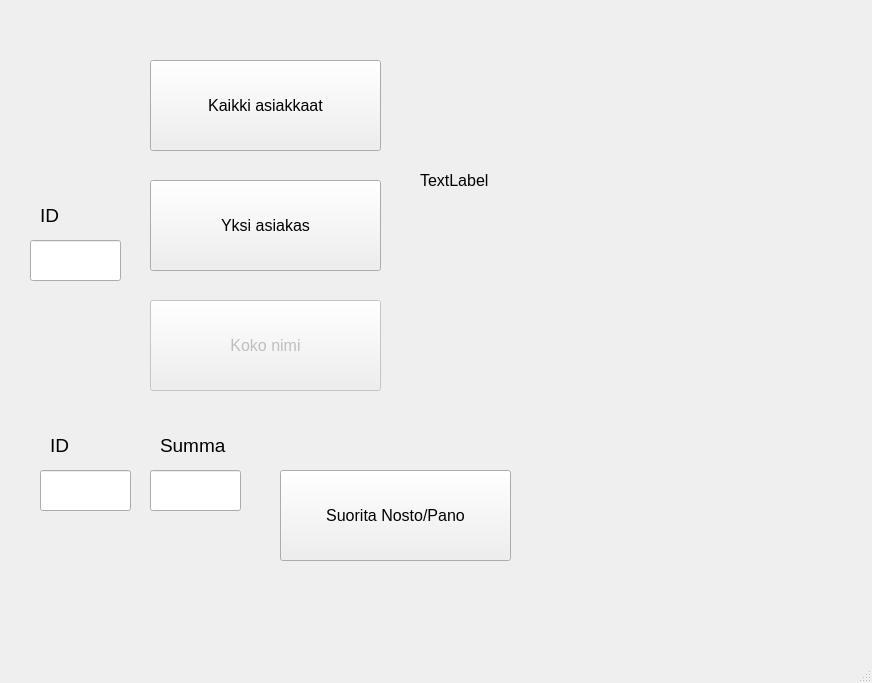
<?xml version="1.0" encoding="UTF-8"?>
<ui version="4.0">
 <class>MainWindow</class>
 <widget class="QMainWindow" name="MainWindow">
  <property name="geometry">
   <rect>
    <x>0</x>
    <y>0</y>
    <width>872</width>
    <height>683</height>
   </rect>
  </property>
  <property name="windowTitle">
   <string>MainWindow</string>
  </property>
  <widget class="QWidget" name="centralwidget">
   <widget class="QPushButton" name="btnGetAllPersons">
    <property name="geometry">
     <rect>
      <x>150</x>
      <y>60</y>
      <width>231</width>
      <height>91</height>
     </rect>
    </property>
    <property name="font">
     <font>
      <pointsize>12</pointsize>
     </font>
    </property>
    <property name="text">
     <string>Kaikki asiakkaat</string>
    </property>
   </widget>
   <widget class="QPushButton" name="btnGetFullname">
    <property name="enabled">
     <bool>false</bool>
    </property>
    <property name="geometry">
     <rect>
      <x>150</x>
      <y>300</y>
      <width>231</width>
      <height>91</height>
     </rect>
    </property>
    <property name="font">
     <font>
      <pointsize>12</pointsize>
     </font>
    </property>
    <property name="text">
     <string>Koko nimi</string>
    </property>
   </widget>
   <widget class="QPushButton" name="btnGetOnePerson">
    <property name="geometry">
     <rect>
      <x>150</x>
      <y>180</y>
      <width>231</width>
      <height>91</height>
     </rect>
    </property>
    <property name="font">
     <font>
      <pointsize>12</pointsize>
     </font>
    </property>
    <property name="text">
     <string>Yksi asiakas</string>
    </property>
   </widget>
   <widget class="QLabel" name="labelResult">
    <property name="geometry">
     <rect>
      <x>420</x>
      <y>70</y>
      <width>311</width>
      <height>221</height>
     </rect>
    </property>
    <property name="font">
     <font>
      <pointsize>12</pointsize>
     </font>
    </property>
    <property name="text">
     <string>TextLabel</string>
    </property>
   </widget>
   <widget class="QLineEdit" name="lineEditId">
    <property name="geometry">
     <rect>
      <x>30</x>
      <y>240</y>
      <width>91</width>
      <height>41</height>
     </rect>
    </property>
    <property name="font">
     <font>
      <pointsize>14</pointsize>
     </font>
    </property>
   </widget>
   <widget class="QLabel" name="label">
    <property name="geometry">
     <rect>
      <x>40</x>
      <y>200</y>
      <width>61</width>
      <height>31</height>
     </rect>
    </property>
    <property name="font">
     <font>
      <pointsize>14</pointsize>
     </font>
    </property>
    <property name="text">
     <string>ID</string>
    </property>
   </widget>
   <widget class="QLabel" name="label_2">
    <property name="geometry">
     <rect>
      <x>50</x>
      <y>430</y>
      <width>61</width>
      <height>31</height>
     </rect>
    </property>
    <property name="font">
     <font>
      <pointsize>14</pointsize>
     </font>
    </property>
    <property name="text">
     <string>ID</string>
    </property>
   </widget>
   <widget class="QLineEdit" name="lineEditRaiseId">
    <property name="geometry">
     <rect>
      <x>40</x>
      <y>470</y>
      <width>91</width>
      <height>41</height>
     </rect>
    </property>
    <property name="font">
     <font>
      <pointsize>14</pointsize>
     </font>
    </property>
   </widget>
   <widget class="QLabel" name="label_3">
    <property name="geometry">
     <rect>
      <x>160</x>
      <y>430</y>
      <width>81</width>
      <height>31</height>
     </rect>
    </property>
    <property name="font">
     <font>
      <pointsize>14</pointsize>
     </font>
    </property>
    <property name="text">
     <string>Summa</string>
    </property>
   </widget>
   <widget class="QLineEdit" name="lineEditRaiseAmount">
    <property name="geometry">
     <rect>
      <x>150</x>
      <y>470</y>
      <width>91</width>
      <height>41</height>
     </rect>
    </property>
    <property name="font">
     <font>
      <pointsize>14</pointsize>
     </font>
    </property>
   </widget>
   <widget class="QPushButton" name="btnRaise">
    <property name="geometry">
     <rect>
      <x>280</x>
      <y>470</y>
      <width>231</width>
      <height>91</height>
     </rect>
    </property>
    <property name="font">
     <font>
      <pointsize>12</pointsize>
     </font>
    </property>
    <property name="text">
     <string>Suorita Nosto/Pano</string>
    </property>
   </widget>
  </widget>
  <widget class="QMenuBar" name="menubar">
   <property name="geometry">
    <rect>
     <x>0</x>
     <y>0</y>
     <width>872</width>
     <height>26</height>
    </rect>
   </property>
  </widget>
  <widget class="QStatusBar" name="statusbar"/>
 </widget>
 <resources/>
 <connections/>
</ui>
